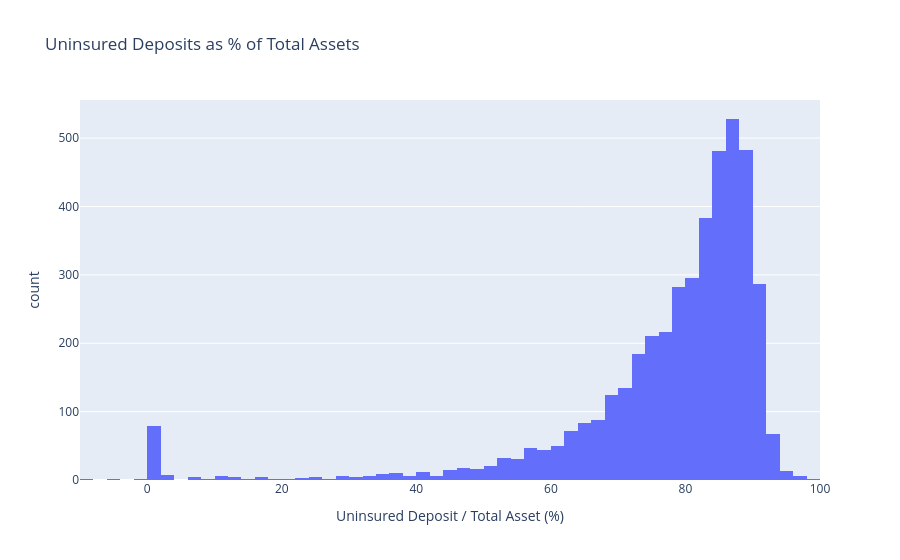

Notebook code for this chart:
### Code cell
bank_panel["uninsured_ratio"] = (
    bank_panel["Uninsured Deposit"] / bank_panel["Total Asset"] * 100
)

fig = px.histogram(
    bank_panel,
    x="uninsured_ratio",
    nbins=100,
    title="Uninsured Deposits as % of Total Assets",
    labels={"uninsured_ratio": "Uninsured Deposit / Total Asset (%)"},
)

fig

### Figure 1 — Plotly figure (JSON) as saved in the notebook; plotly's stock layout.template omitted (floating-point values rounded to 4 significant figures; data arrays with more than 128 entries replaced by an {"elided": "..."} marker saying what was removed)
{"data": [{"alignmentgroup": "True", "bingroup": "x", "hovertemplate": "Uninsured Deposit / Total Asset (%)=%{x}<br>count=%{y}<extra></extra>", "legendgroup": "", "marker": {"color": "#636efa", "pattern": {"shape": ""}}, "name": "", "nbinsx": 100, "offsetgroup": "", "orientation": "v", "showlegend": false, "type": "histogram", "x": {"elided": "4394 float values"}, "xaxis": "x", "yaxis": "y"}], "layout": {"barmode": "relative", "legend": {"tracegroupgap": 0}, "title": {"text": "Uninsured Deposits as % of Total Assets"}, "xaxis": {"anchor": "y", "domain": [0, 1], "title": {"text": "Uninsured Deposit / Total Asset (%)"}}, "yaxis": {"anchor": "x", "domain": [0, 1], "title": {"text": "count"}}}}
